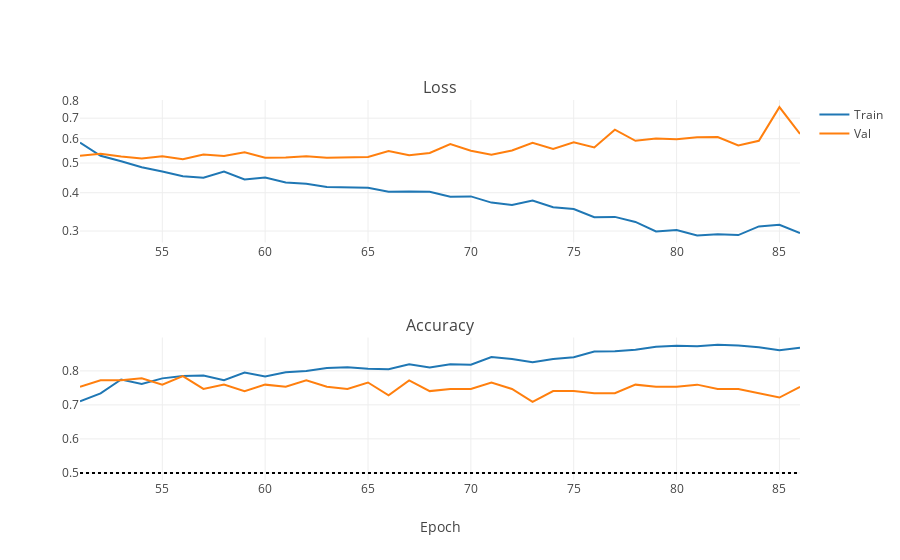

The code cell stored with this chart in its notebook:
### Markdown cell above
Huh, the overfitting is less of an issue now as well. The network is clearly still learning, let's give it more time to see how far it goes...

### Code cell
iplot(plot_training_stats("/DATA/Dropbox/LOOTRPV/Personal_programming/MachineLearning/Tutorials/ImageRecognition/NNs/ZFNet_logs/2_balanced-long.log"))

### Figure 1 — Plotly figure (JSON) as saved in the notebook; plotly's stock layout.template omitted (floating-point values rounded to 4 significant figures)
{"data": [{"line": {"color": "#1F77B4"}, "name": "Train", "type": "scatter", "uid": "d2039923-59c0-485b-b242-f39e0179acda", "x": [51, 52, 53, 54, 55, 56, 57, 58, 59, 60, 61, 62, 63, 64, 65, 66, 67, 68, 69, 70, 71, 72, 73, 74, 75, 76, 77, 78, 79, 80, 81, 82, 83, 84, 85, 86], "xaxis": "x", "y": [0.5824, 0.528, 0.5065, 0.4842, 0.4689, 0.4525, 0.4479, 0.4688, 0.4419, 0.4483, 0.4319, 0.4279, 0.4175, 0.4161, 0.4153, 0.4027, 0.404, 0.403, 0.3882, 0.3891, 0.3714, 0.3649, 0.3772, 0.3585, 0.3538, 0.3327, 0.3336, 0.3212, 0.2991, 0.3022, 0.2903, 0.2927, 0.2909, 0.3106, 0.3144, 0.2953], "yaxis": "y"}, {"line": {"color": "#FF7F0E"}, "name": "Val", "type": "scatter", "uid": "0c150a28-aafe-4e6b-b46e-b9fdfb6218e8", "x": [51, 52, 53, 54, 55, 56, 57, 58, 59, 60, 61, 62, 63, 64, 65, 66, 67, 68, 69, 70, 71, 72, 73, 74, 75, 76, 77, 78, 79, 80, 81, 82, 83, 84, 85, 86], "xaxis": "x", "y": [0.5285, 0.5355, 0.5247, 0.5173, 0.5263, 0.5147, 0.5333, 0.527, 0.5418, 0.5201, 0.5215, 0.5265, 0.5201, 0.5227, 0.5234, 0.5468, 0.5297, 0.5391, 0.576, 0.548, 0.5325, 0.5492, 0.582, 0.5561, 0.5845, 0.5618, 0.642, 0.5907, 0.6015, 0.5975, 0.6065, 0.608, 0.5701, 0.5909, 0.7608, 0.6218], "yaxis": "y"}, {"line": {"color": "#1F77B4"}, "name": "Train", "showlegend": false, "type": "scatter", "uid": "464d389d-d8f8-4778-b287-fedac268ed5a", "x": [51, 52, 53, 54, 55, 56, 57, 58, 59, 60, 61, 62, 63, 64, 65, 66, 67, 68, 69, 70, 71, 72, 73, 74, 75, 76, 77, 78, 79, 80, 81, 82, 83, 84, 85, 86], "xaxis": "x2", "y": [0.7104, 0.7337, 0.7745, 0.7615, 0.7779, 0.7851, 0.7862, 0.7724, 0.7948, 0.7838, 0.7956, 0.7996, 0.8085, 0.8109, 0.8059, 0.8048, 0.8192, 0.8098, 0.8192, 0.8179, 0.8406, 0.8346, 0.8254, 0.8349, 0.8399, 0.8566, 0.8577, 0.8623, 0.8712, 0.8736, 0.8723, 0.8772, 0.8749, 0.8696, 0.8607, 0.8683], "yaxis": "y2"}, {"line": {"color": "#FF7F0E"}, "name": "Val", "showlegend": false, "type": "scatter", "uid": "18214e5b-f779-460b-90e5-fdbf7ff7d339", "x": [51, 52, 53, 54, 55, 56, 57, 58, 59, 60, 61, 62, 63, 64, 65, 66, 67, 68, 69, 70, 71, 72, 73, 74, 75, 76, 77, 78, 79, 80, 81, 82, 83, 84, 85, 86], "xaxis": "x2", "y": [0.7532, 0.7722, 0.7722, 0.7785, 0.7595, 0.7848, 0.7468, 0.7595, 0.7405, 0.7595, 0.7532, 0.7722, 0.7532, 0.7468, 0.7658, 0.7278, 0.7722, 0.7405, 0.7468, 0.7468, 0.7658, 0.7468, 0.7089, 0.7405, 0.7405, 0.7342, 0.7342, 0.7595, 0.7532, 0.7532, 0.7595, 0.7468, 0.7468, 0.7342, 0.7215, 0.7532], "yaxis": "y2"}, {"line": {"color": "#000000", "dash": "dot"}, "mode": "lines", "name": "Always dogs", "showlegend": false, "type": "scatter", "uid": "61c90253-f5c9-4888-823e-8492f779694b", "x": [51, 52, 53, 54, 55, 56, 57, 58, 59, 60, 61, 62, 63, 64, 65, 66, 67, 68, 69, 70, 71, 72, 73, 74, 75, 76, 77, 78, 79, 80, 81, 82, 83, 84, 85, 86], "xaxis": "x2", "y": [0.5, 0.5, 0.5, 0.5, 0.5, 0.5, 0.5, 0.5, 0.5, 0.5, 0.5, 0.5, 0.5, 0.5, 0.5, 0.5, 0.5, 0.5, 0.5, 0.5, 0.5, 0.5, 0.5, 0.5, 0.5, 0.5, 0.5, 0.5, 0.5, 0.5, 0.5, 0.5, 0.5, 0.5, 0.5, 0.5], "yaxis": "y2"}, {"line": {"color": "#000000", "dash": "dot"}, "mode": "lines", "name": "Always cats", "showlegend": false, "type": "scatter", "uid": "86da13f6-ee98-4789-875d-b876ccfa7468", "x": [51, 52, 53, 54, 55, 56, 57, 58, 59, 60, 61, 62, 63, 64, 65, 66, 67, 68, 69, 70, 71, 72, 73, 74, 75, 76, 77, 78, 79, 80, 81, 82, 83, 84, 85, 86], "xaxis": "x2", "y": [0.5, 0.5, 0.5, 0.5, 0.5, 0.5, 0.5, 0.5, 0.5, 0.5, 0.5, 0.5, 0.5, 0.5, 0.5, 0.5, 0.5, 0.5, 0.5, 0.5, 0.5, 0.5, 0.5, 0.5, 0.5, 0.5, 0.5, 0.5, 0.5, 0.5, 0.5, 0.5, 0.5, 0.5, 0.5, 0.5], "yaxis": "y2"}], "layout": {"annotations": [{"font": {"size": 16}, "showarrow": false, "text": "Loss", "x": 0.5, "xanchor": "center", "xref": "paper", "y": 1, "yanchor": "bottom", "yref": "paper"}, {"font": {"size": 16}, "showarrow": false, "text": "Accuracy", "x": 0.5, "xanchor": "center", "xref": "paper", "y": 0.375, "yanchor": "bottom", "yref": "paper"}], "xaxis": {"anchor": "y", "domain": [0, 1]}, "xaxis2": {"anchor": "y2", "domain": [0, 1], "title": {"text": "Epoch"}}, "yaxis": {"anchor": "x", "domain": [0.625, 1], "type": "log"}, "yaxis2": {"anchor": "x2", "domain": [0, 0.375]}}}
